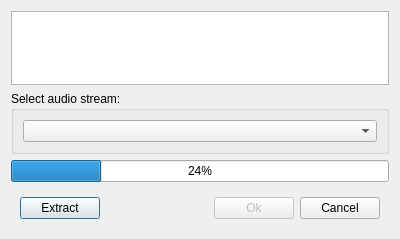
<?xml version="1.0" encoding="UTF-8"?>
<ui version="4.0">
 <class>ExtractWavDialog</class>
 <widget class="QDialog" name="ExtractWavDialog">
  <property name="geometry">
   <rect>
    <x>0</x>
    <y>0</y>
    <width>400</width>
    <height>239</height>
   </rect>
  </property>
  <property name="windowTitle">
   <string>Dialog</string>
  </property>
  <layout class="QVBoxLayout" name="verticalLayout_2">
   <item>
    <widget class="QPlainTextEdit" name="outputPlainTextEdit"/>
   </item>
   <item>
    <layout class="QVBoxLayout" name="verticalLayout">
     <item>
      <widget class="QGroupBox" name="groupBox">
       <property name="title">
        <string>Select audio stream:</string>
       </property>
       <layout class="QHBoxLayout" name="horizontalLayout_3">
        <item>
         <widget class="QComboBox" name="audioStreams"/>
        </item>
       </layout>
      </widget>
     </item>
     <item>
      <widget class="QProgressBar" name="progressBar">
       <property name="value">
        <number>24</number>
       </property>
      </widget>
     </item>
     <item>
      <widget class="QWidget" name="widget" native="true">
       <layout class="QHBoxLayout" name="horizontalLayout_2">
        <item>
         <layout class="QHBoxLayout" name="horizontalLayout">
          <item>
           <widget class="QPushButton" name="extractButton">
            <property name="text">
             <string>Extract</string>
            </property>
           </widget>
          </item>
          <item>
           <spacer name="horizontalSpacer">
            <property name="orientation">
             <enum>Qt::Horizontal</enum>
            </property>
            <property name="sizeHint" stdset="0">
             <size>
              <width>40</width>
              <height>20</height>
             </size>
            </property>
           </spacer>
          </item>
          <item>
           <widget class="QPushButton" name="okButton">
            <property name="enabled">
             <bool>false</bool>
            </property>
            <property name="text">
             <string>Ok</string>
            </property>
           </widget>
          </item>
          <item>
           <widget class="QPushButton" name="cancelButton">
            <property name="text">
             <string>Cancel</string>
            </property>
           </widget>
          </item>
         </layout>
        </item>
       </layout>
      </widget>
     </item>
    </layout>
   </item>
  </layout>
 </widget>
 <resources/>
 <connections/>
</ui>
